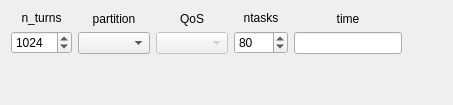
          <widget class="QWidget" name="tab_9">
           <attribute name="title">
            <string>Production</string>
           </attribute>
           <layout class="QVBoxLayout" name="verticalLayout_158">
            <item>
             <layout class="QHBoxLayout" name="horizontalLayout_38">
              <item>
               <layout class="QVBoxLayout" name="verticalLayout_38">
                <item>
                 <widget class="QLabel" name="label_48">
                  <property name="text">
                   <string>n_turns</string>
                  </property>
                  <property name="alignment">
                   <set>Qt::AlignCenter</set>
                  </property>
                 </widget>
                </item>
                <item>
                 <widget class="QSpinBox" name="spinBox_n_turns_xy_aper_prod">
                  <property name="sizePolicy">
                   <sizepolicy hsizetype="Preferred" vsizetype="Fixed">
                    <horstretch>0</horstretch>
                    <verstretch>0</verstretch>
                   </sizepolicy>
                  </property>
                  <property name="minimum">
                   <number>3</number>
                  </property>
                  <property name="maximum">
                   <number>10000</number>
                  </property>
                  <property name="value">
                   <number>1024</number>
                  </property>
                 </widget>
                </item>
               </layout>
              </item>
              <item>
               <layout class="QVBoxLayout" name="verticalLayout_39">
                <item>
                 <widget class="QLabel" name="label_46">
                  <property name="text">
                   <string>partition</string>
                  </property>
                  <property name="alignment">
                   <set>Qt::AlignCenter</set>
                  </property>
                 </widget>
                </item>
                <item>
                 <widget class="QComboBox" name="comboBox_partition_xy_aper_prod"/>
                </item>
               </layout>
              </item>
              <item>
               <layout class="QVBoxLayout" name="verticalLayout_42">
                <item>
                 <widget class="QLabel" name="label_62">
                  <property name="text">
                   <string>QoS</string>
                  </property>
                  <property name="alignment">
                   <set>Qt::AlignCenter</set>
                  </property>
                 </widget>
                </item>
                <item>
                 <widget class="QComboBox" name="comboBox_qos_xy_aper_prod">
                  <property name="enabled">
                   <bool>false</bool>
                  </property>
                 </widget>
                </item>
               </layout>
              </item>
              <item>
               <layout class="QVBoxLayout" name="verticalLayout_40">
                <item>
                 <widget class="QLabel" name="label_47">
                  <property name="text">
                   <string>ntasks</string>
                  </property>
                  <property name="alignment">
                   <set>Qt::AlignCenter</set>
                  </property>
                 </widget>
                </item>
                <item>
                 <widget class="QSpinBox" name="spinBox_ntasks_xy_aper_prod">
                  <property name="sizePolicy">
                   <sizepolicy hsizetype="Preferred" vsizetype="Fixed">
                    <horstretch>0</horstretch>
                    <verstretch>0</verstretch>
                   </sizepolicy>
                  </property>
                  <property name="specialValueText">
                   <string/>
                  </property>
                  <property name="minimum">
                   <number>2</number>
                  </property>
                  <property name="maximum">
                   <number>1000</number>
                  </property>
                  <property name="singleStep">
                   <number>2</number>
                  </property>
                  <property name="value">
                   <number>80</number>
                  </property>
                 </widget>
                </item>
               </layout>
              </item>
              <item>
               <layout class="QVBoxLayout" name="verticalLayout_41">
                <item>
                 <widget class="QLabel" name="label_time_common">
                  <property name="text">
                   <string>time</string>
                  </property>
                  <property name="alignment">
                   <set>Qt::AlignCenter</set>
                  </property>
                 </widget>
                </item>
                <item>
                 <widget class="QLineEdit" name="lineEdit_time_xy_aper_prod">
                  <property name="sizePolicy">
                   <sizepolicy hsizetype="Preferred" vsizetype="Fixed">
                    <horstretch>0</horstretch>
                    <verstretch>0</verstretch>
                   </sizepolicy>
                  </property>
                  <property name="toolTip">
                   <string>days-hours:minutes:seconds (&quot;days&quot; and &quot;hours&quot; are optional. For example, use &quot;5:00&quot; if you want 5 minutes.) Leave empty if you want to run up to the queue time limit.</string>
                  </property>
                 </widget>
                </item>
               </layout>
              </item>
              <item>
               <spacer name="horizontalSpacer_31">
                <property name="orientation">
                 <enum>Qt::Horizontal</enum>
                </property>
                <property name="sizeHint" stdset="0">
                 <size>
                  <width>40</width>
                  <height>20</height>
                 </size>
                </property>
               </spacer>
              </item>
             </layout>
            </item>
            <item>
             <spacer name="verticalSpacer_2">
              <property name="orientation">
               <enum>Qt::Vertical</enum>
              </property>
              <property name="sizeHint" stdset="0">
               <size>
                <width>20</width>
                <height>40</height>
               </size>
              </property>
             </spacer>
            </item>
           </layout>
          </widget>
